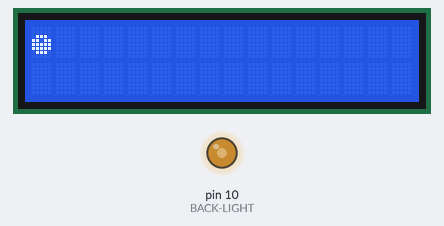
A sketch run on a simulated Arduino Uno, built with avr-gcc and run on an emulated ATmega328P. Parts: 16×2 character LCD, output pins drawn as LEDs (lit = HIGH).

Above: at 0.36 s.
At 1.06 s:
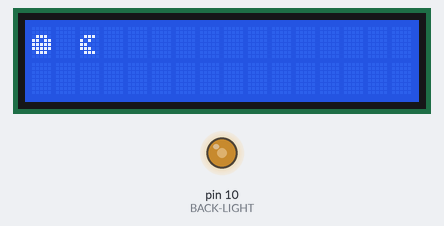
At 2.66 s:
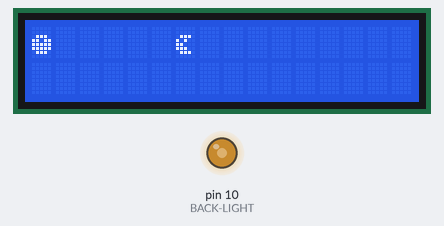
At 4.27 s:
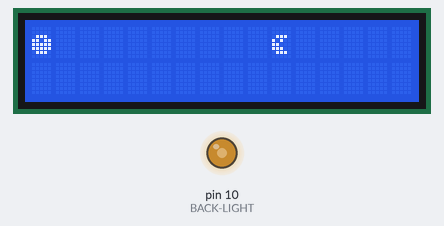
At 7.17 s:
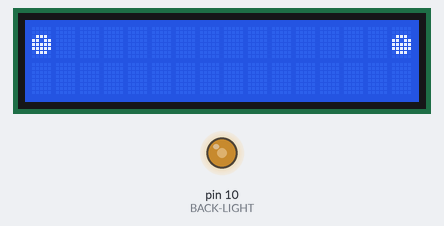
At 13.39 s:
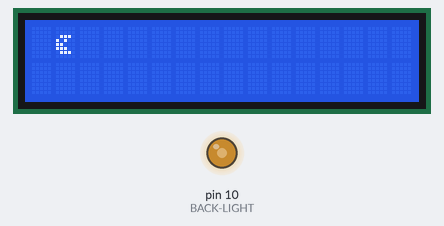

Measured:
- by itself, everything shown: repeats every 12.8 s, in 49 steps
- what the display in image 1 shows lasts 0.4 s, from 0.9 s to 1.3 s

The sketch:

Packman_karakterinin_ileri_geri_gitmesi.ino
```cpp
#include <LiquidCrystal.h> // KÜTÜPHANE DOSYASI EKLENDİ
LiquidCrystal lcd(8, 9, 4, 5, 6, 7); // RS, En, D4, D5, D6, D7

byte acik_agiz[]={0,0,14,20,24,28,14,0};    //packman açık ağız
byte kapali_agiz[]={0,0,14,27,31,31,14,0};  //packman kapalı ağız

void setup()
{
  pinMode(10,OUTPUT);     // BACK-LIGHT'I AÇ
  analogWrite(10,130);    //lcd back-light açık
  lcd.begin(16, 2);       // LCD TANIMLAMASINI YAPIYORUZ

  // LCD nin ram adreslerine, tanımladığımız özel karakterleri atıyoruz
  lcd.createChar(0,acik_agiz);
  lcd.createChar(1,kapali_agiz);
}

void loop()
{
  for(int i=0;i<16;i++)
  {
    lcd.setCursor(i,0);
    lcd.write(byte(0));
    delay(200);
    lcd.setCursor(0,0);
    lcd.write(byte (1));
    delay(200);
    lcd.setCursor(i, 0);
    lcd.print(" ");
  }
  for (int i=16;i>0; i--)
  {
    lcd.setCursor(i,0);
    lcd.write(byte(0));
    delay(200);
    lcd.setCursor(i,0);
    lcd.write(byte (1));
    delay(200);
    lcd.setCursor(i,0);
    lcd.print(" ");
  }
}
```
